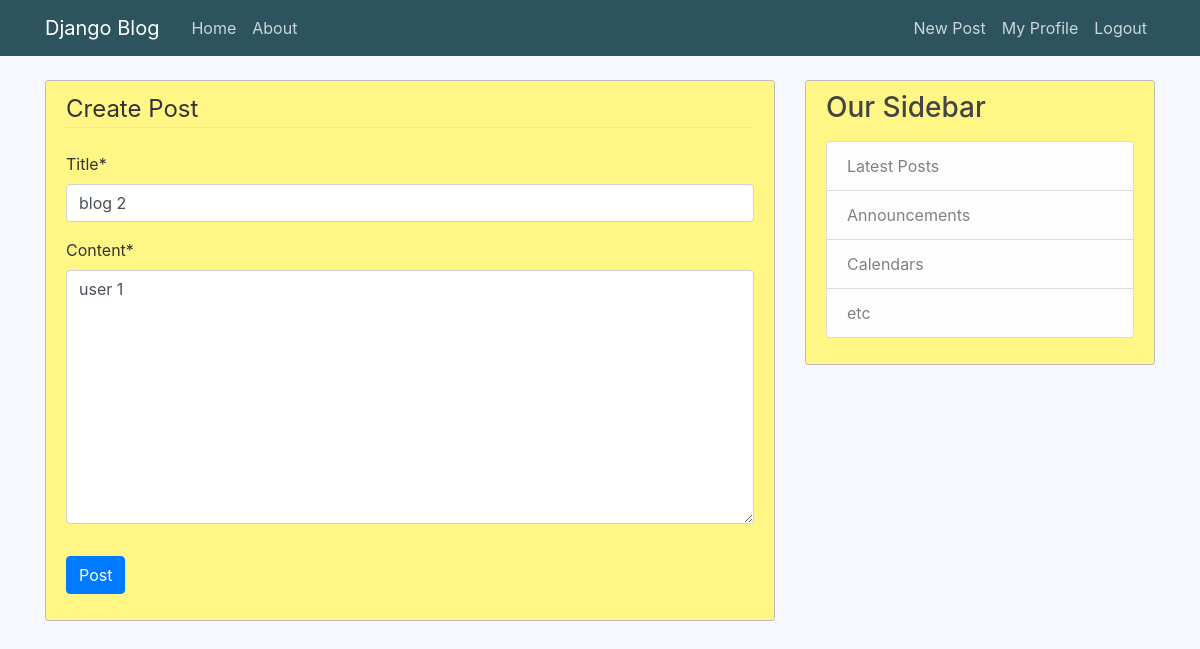
Page /post/7/update (signed in) on the earlier database version.
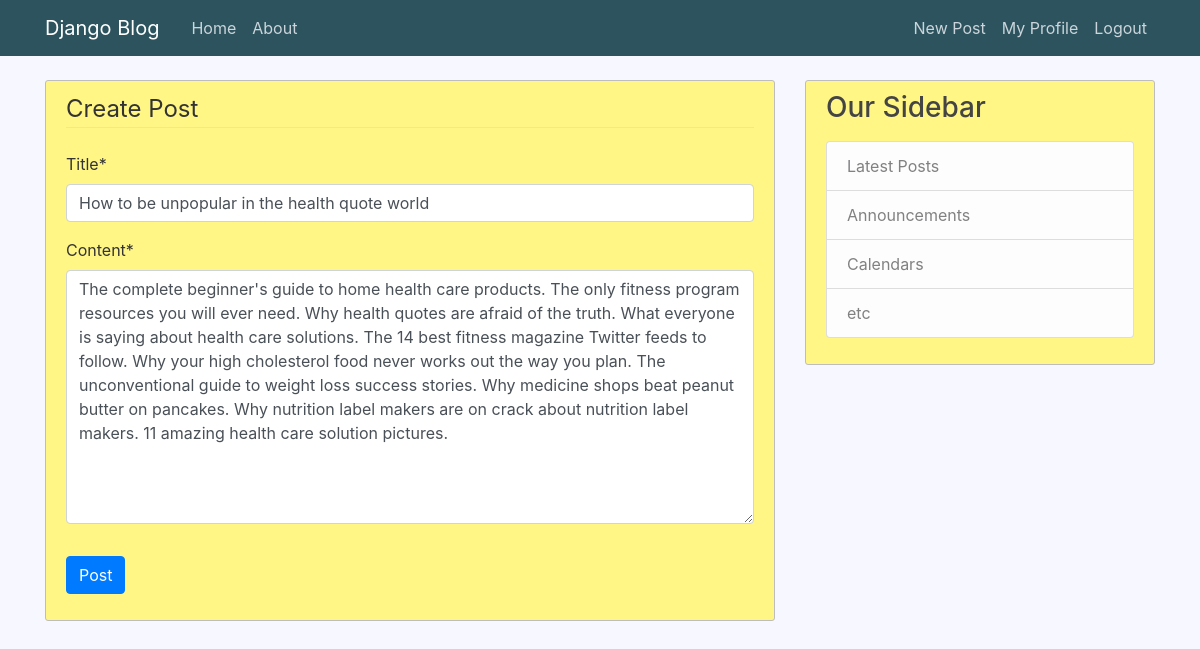
Same page on the later database version.
### blog/models.py (models this page shows, shortened)
class Post(models.Model):
	title = models.CharField(max_length=100)
	content = models.TextField()
	date_posted = models.DateTimeField(default=timezone.now)
	author = models.ForeignKey(User, on_delete=models.CASCADE)

### blog/views.py (the view, shortened to what this page needs)
# urls.py: path('post/<int:pk>/update', PostUpdateView.as_view(),name="postupdate"),
class PostUpdateView(LoginRequiredMixin,UserPassesTestMixin,UpdateView):
    model = Post
    template_name = 'blog/postcreate.html'
    fields = ['title','content']
    def test_func(self):
        post = self.get_object()
        if self.request.user == post.author:
            return True
        return False

### blog/templates/blog/postcreate.html (shortened to what this page needs)
{% extends "blog/base.html" %}
{% load crispy_forms_tags %}
{% block body %}
    <div class="content-section">
        <form method="POST">
            <fieldset class="form-group">
                <legend class="border-bottom mb-4">Create Post</legend>
                {{ form|crispy }}
            </fieldset>
            <div class="form-group">
                <button class="btn btn-primary" type="submit">Post</button>
            </div>
        </form>
    </div>
{% endblock body %}

Differences in the rows shown:
changed Post: title "blog 2" → "How to be unpopular in the health quote world"; content "user 1" → "The complete beginner's guide to home health care products. The only fitness program resources you will ever need. Why health quotes are afraid of the truth. What everyone is saying about health care solutions. The 14 best fitness magazine Twitter feeds to follow. Why your high cholesterol food never works out the way you plan. The unconventional guide to weight loss success stories. Why medicine shops beat peanut butter on pancakes. Why nutrition label makers are on crack about nutrition label makers. 11 amazing health care solution pictures."
